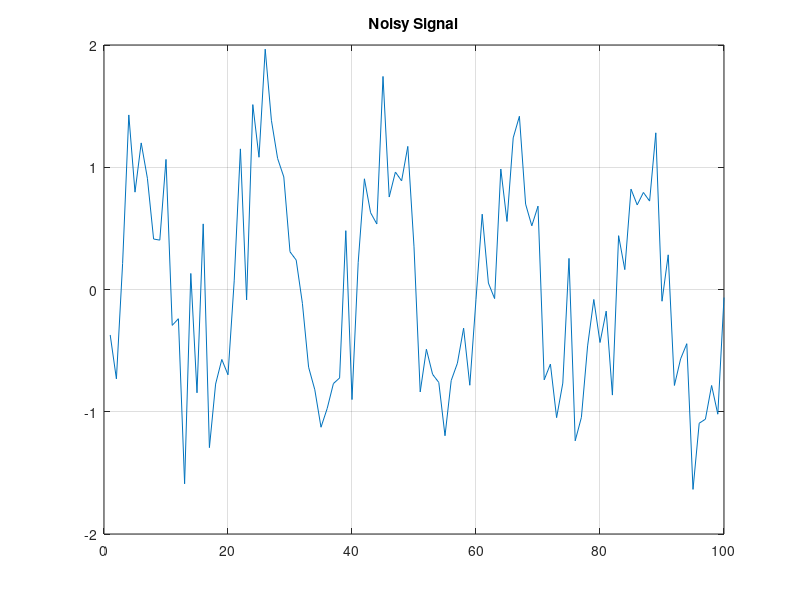

This chart was generated by the following MATLAB code:
clc;
clear;

N = 100;
t = 0:N-1;

% Clean signal
signal = sin(2*pi*0.05*t);

% Noise
noise = 0.5*randn(1,N);

% Noisy signal
noisy = signal + noise;

% Fixed point scaling (Q4.12)
scale = 2^12;
fixed = round(noisy * scale);

fid = fopen('LMS_inputs.txt','w');
for i = 1:N
    val = fixed(i);
    if val < 0
        val = 2^16 + val;
    end
    bin = dec2bin(val,16);
    fprintf(fid,'%s\n',bin);
end
fclose(fid);

disp('File LMS_inputs.txt generated successfully')

plot(noisy)
title('Noisy Signal')
grid on
